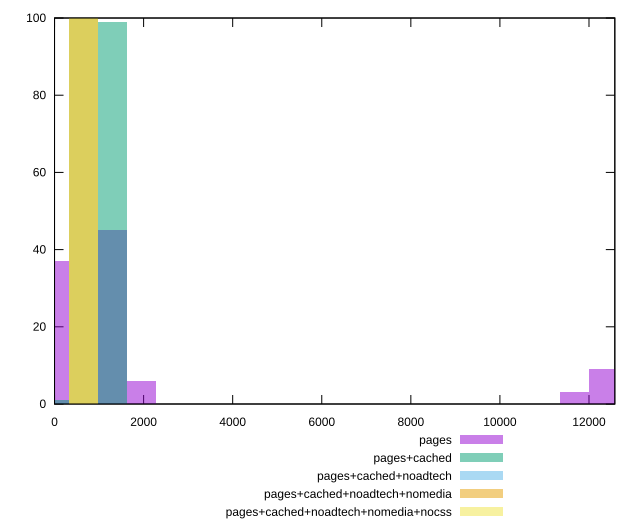

The gnuplot source for this figure:
reset

$pages <<EOF
0 37
1297.2312515641506 45
1945.846877346226 6
12323.696889859431 9
11675.081264077355 3
EOF

$pagesCached <<EOF
0 1
1297.2312515641506 99
EOF

$pagesCachedNoadtech <<EOF
648.6156257820753 100
EOF

$pagesCachedNoadtechNomedia <<EOF
648.6156257820753 100
EOF

$pagesCachedNoadtechNomediaNocss <<EOF
648.6156257820753 100
EOF

set key outside below
set boxwidth 648.6156257820753
set xrange [0:12580]
set yrange [0:100]
set trange [0:100]
set style fill transparent solid 0.5 noborder
set terminal svg size 640, 530 enhanced background rgb 'white'
set output "report_00009_2021-02-08T22-37-41.559Z/uses-rel-preload/comparison/histogram/all_raw.svg"

plot $pages title "pages" with boxes, \
     $pagesCached title "pages+cached" with boxes, \
     $pagesCachedNoadtech title "pages+cached+noadtech" with boxes, \
     $pagesCachedNoadtechNomedia title "pages+cached+noadtech+nomedia" with boxes, \
     $pagesCachedNoadtechNomediaNocss title "pages+cached+noadtech+nomedia+nocss" with boxes

reset
